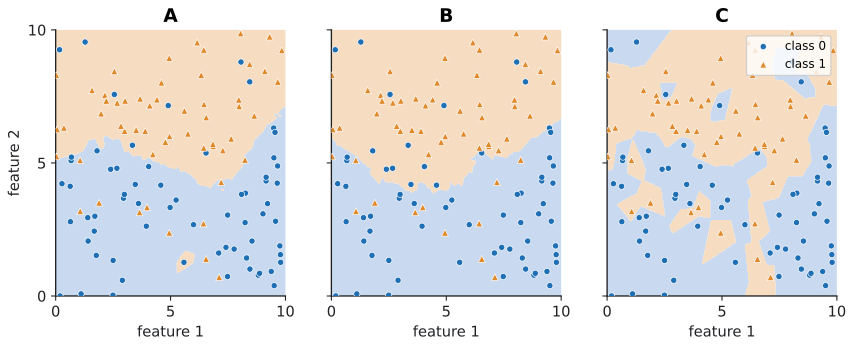

Write the Python code that produced this figure.
"""Decision regions of three k-NN classifiers (k = 7, 61, 1) on one synthetic 2-D dataset;
redrawn after the decision-boundary question in UBC CPSC 330 (2025W1) midterm prep, Q8
(CC BY 4.0). Panel B uses the largest k."""

import matplotlib.pyplot as plt
import numpy as np
from matplotlib.colors import ListedColormap

from mlrecall.figstyle import BLUE, ORANGE, save

rng = np.random.default_rng(330)
n = 120
X = rng.uniform(0, 10, size=(n, 2))
boundary = 5 + 1.6 * np.sin(X[:, 0] / 1.3)
y = (X[:, 1] > boundary).astype(int)
flip = rng.random(n) < 0.12  # label noise
y[flip] = 1 - y[flip]

gx, gy = np.meshgrid(np.linspace(0, 10, 220), np.linspace(0, 10, 220))
grid = np.c_[gx.ravel(), gy.ravel()]
dist = ((grid[:, None, :] - X[None, :, :]) ** 2).sum(-1)
order = np.argsort(dist, axis=1)


def knn_predict(k):
    votes = y[order[:, :k]].mean(axis=1)
    return (votes > 0.5).astype(int).reshape(gx.shape)


def roughness(pred):
    """Number of neighbouring grid cells with different labels (boundary length proxy)."""
    return int((pred[1:, :] != pred[:-1, :]).sum() + (pred[:, 1:] != pred[:, :-1]).sum())


PANELS = {"A": 7, "B": 61, "C": 1}
preds = {name: knn_predict(k) for name, k in PANELS.items()}
r = {name: roughness(p) for name, p in preds.items()}
assert r["B"] < r["A"] < r["C"], r  # the largest k gives the smoothest boundary
assert 0.2 < preds["B"].mean() < 0.8  # k = 61 still predicts both classes

cmap = ListedColormap(["#c9daf0", "#f6dcc0"])
fig, axes = plt.subplots(1, 3, figsize=(10.5, 3.6), sharey=True)
for ax, (name, pred) in zip(axes, preds.items(), strict=True):
    ax.contourf(gx, gy, pred, levels=[-0.5, 0.5, 1.5], cmap=cmap)
    ax.scatter(*X[y == 0].T, marker="o", s=22, color=BLUE, edgecolor="white", linewidth=0.5,
               label="class 0", zorder=3)
    ax.scatter(*X[y == 1].T, marker="^", s=26, color=ORANGE, edgecolor="white", linewidth=0.5,
               label="class 1", zorder=3)
    ax.set_title(name, fontsize=14, fontweight="bold")
    ax.set_xlabel("feature 1")
    ax.set_xticks([0, 5, 10])
    ax.set_yticks([0, 5, 10])
    ax.set_xlim(0, 10)
    ax.set_ylim(0, 10)
axes[0].set_ylabel("feature 2")
axes[2].legend(loc="upper right", frameon=True, fontsize=9)
save(fig, __file__)
